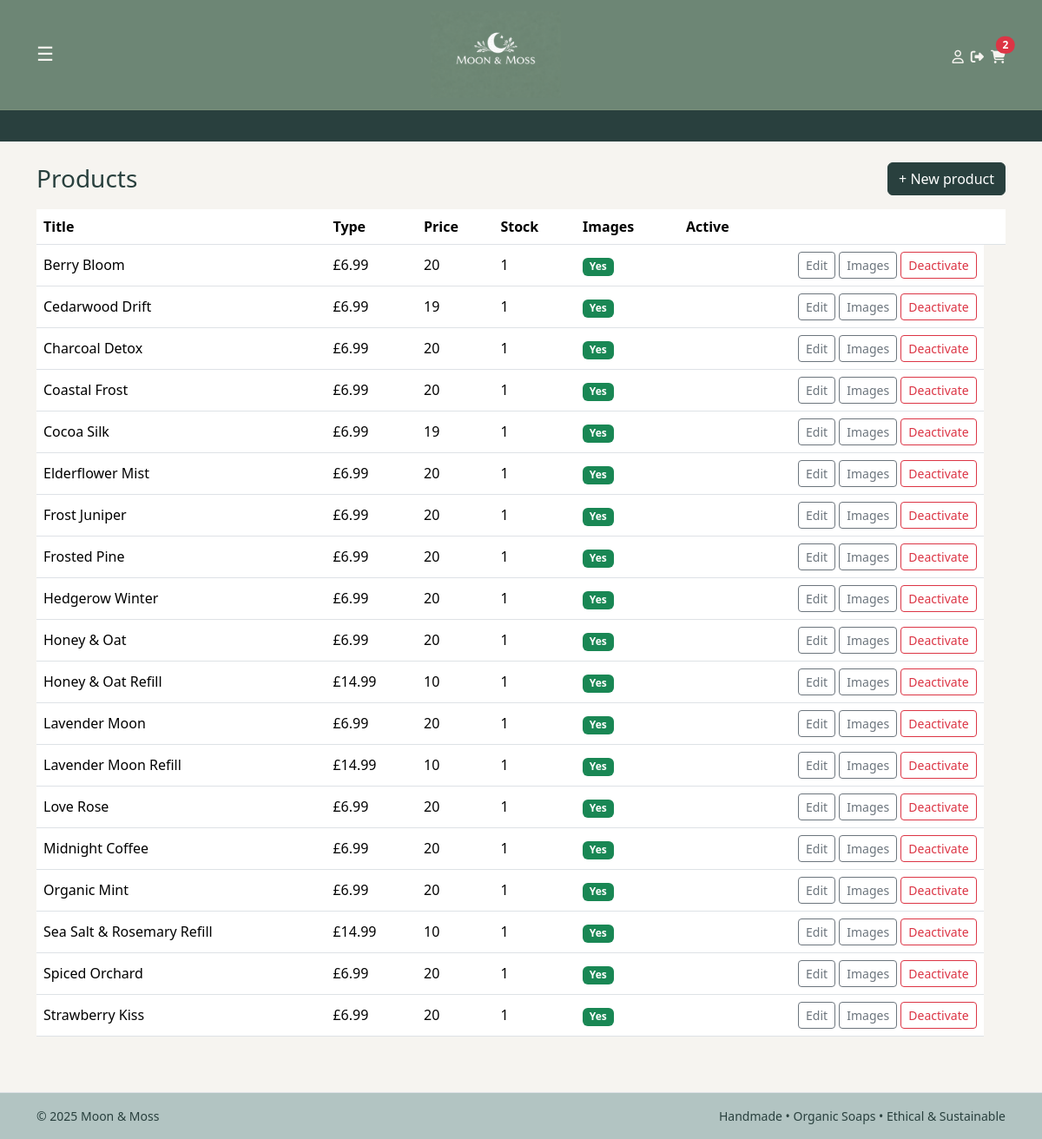
The page /owner/products/ (signed in) on the database its author committed.
### catalog/models.py (models this page shows, shortened)
class Product(models.Model):
    title = models.CharField(max_length=160)
    slug = models.SlugField(max_length=180, unique=True, blank=True)
    description = models.TextField(blank=True)
    scent = models.CharField(max_length=50, help_text="e.g. Lavender, Citrus")
    weight_g = models.PositiveIntegerField(help_text="Net weight in grams")
    price = models.DecimalField(max_digits=6, decimal_places=2)
    stock_qty = models.PositiveIntegerField(default=0)
    active = models.BooleanField(default=True)
    created_at = models.DateTimeField(auto_now_add=True)
    tags = models.CharField(
        max_length=250,
        blank=True,
        help_text="Comma-separated tags, e.g. winter, woody, refillable"
    )
    class Meta:
        ordering = ["title"]

### owner/views.py (the view)
# urls.py: path("owner/products/", views.products, name="owner_products"),
@staff_member_required
def products(request):
    qs = Product.objects.annotate(image_count=Count("images")).order_by("title")
    return render(request, "owner/products.html", {
        "products": qs,
        "LOW_STOCK_THRESHOLD": settings.LOW_STOCK_THRESHOLD,
    })

### cart/context_processors.py (called while the page is built)
def cart_count(request):
    cart = get_or_create_cart(request)
    try:
        count = sum(i.qty for i in cart.items.all())
    except Exception:
        count = 0
    return {"cart_count": count}

### cart/utils.py (called while the page is built)
def get_or_create_cart(request):
    if not request.session.session_key:
        request.session.create()
    request.session.set_expiry(60 * 60 * 24 * 14)
    session_key = request.session.session_key
    if request.user.is_authenticated:
        cart, _ = Cart.objects.get_or_create(
            user=request.user,
            defaults={"session_key": session_key},
        )
    else:
        cart, _ = Cart.objects.get_or_create(
            user=None,
            session_key=session_key,
        )
    return cart

### owner/templates/owner/products.html (shortened to what this page needs)
{% extends "base.html" %}
{% block content %}
<div class="d-flex justify-content-between align-items-center mb-3">
  <h1 class="h3 mb-0">Products</h1>
  <a class="btn btn-primary" href="{% url 'owner_product_create' %}">+ New product</a>
</div>
<div class="table-responsive">
  <table class="table align-middle">
    <thead>
      <tr>
        <th>Title</th>
        <th>Type</th>
        <th>Price</th>
        <th>Stock</th>
        <th>Images</th>
        <th>Active</th>
        <th></th>
      </tr>
    </thead>
    <tbody>
      {% for p in products %}
      <tr>
        <td>{{ p.title }}</td>
        <td>£{{ p.price }}</td>
        <td>{{ p.stock_qty }}</td>
        <td>{{ p.image_count }}</td>
        <td>
          {% if p.active %}
            <span class="badge text-bg-success">Yes</span>
          {% else %}
            <span class="badge text-bg-secondary">No</span>
          {% endif %}
        </td>
        <td class="text-end">
          <a class="btn btn-sm btn-outline-secondary" href="{% url 'owner_product_edit' p.pk %}">Edit</a>
          <a class="btn btn-sm btn-outline-secondary" href="{% url 'owner_product_images' p.pk %}">Images</a>
          <a class="btn btn-sm btn-outline-danger" href="{% url 'owner_product_toggle' p.pk %}">
            {% if p.active %}Deactivate{% else %}Activate{% endif %}
          </a>
        </td>
      </tr>
      {% endfor %}
    </tbody>
  </table>
</div>
{% endblock %}

### static/css/main.css (style rules this page uses)
body { background-color: #f6f4f0; color: #333333; font-family: system-ui, -apple-system, BlinkMacSystemFont, "Segoe UI", sans-serif; }
h1, .h1, h2, .h2, h3, .h3 { color: #29403e; }
a { color: #29403e; }
.btn-primary { background-color: #29403e; border-color: #29403e; }

### rows shown on the page
Product: title "Berry Bloom", price "6.99", stock_qty "20", image_count "1", active "Yes"
Product: title "Cedarwood Drift", price "6.99", stock_qty "19", image_count "1", active "Yes"
Product: title "Charcoal Detox", price "6.99", stock_qty "20", image_count "1", active "Yes"
Product: title "Coastal Frost", price "6.99", stock_qty "20", image_count "1", active "Yes"
Product: title "Cocoa Silk", price "6.99", stock_qty "19", image_count "1", active "Yes"
Product: title "Elderflower Mist", price "6.99", stock_qty "20", image_count "1", active "Yes"
Product: title "Frost Juniper", price "6.99", stock_qty "20", image_count "1", active "Yes"
Product: title "Frosted Pine", price "6.99", stock_qty "20", image_count "1", active "Yes"
Product: title "Hedgerow Winter", price "6.99", stock_qty "20", image_count "1", active "Yes"
Product: title "Honey & Oat", price "6.99", stock_qty "20", image_count "1", active "Yes"
Product: title "Honey & Oat Refill", price "14.99", stock_qty "10", image_count "1", active "Yes"
Product: title "Lavender Moon", price "6.99", stock_qty "20", image_count "1", active "Yes"
Product: title "Lavender Moon Refill", price "14.99", stock_qty "10", image_count "1", active "Yes"
Product: title "Love Rose", price "6.99", stock_qty "20", image_count "1", active "Yes"
Product: title "Midnight Coffee", price "6.99", stock_qty "20", image_count "1", active "Yes"
Product: title "Organic Mint", price "6.99", stock_qty "20", image_count "1", active "Yes"
Product: title "Sea Salt & Rosemary Refill", price "14.99", stock_qty "10", image_count "1", active "Yes"
Product: title "Spiced Orchard", price "6.99", stock_qty "20", image_count "1", active "Yes"
Product: title "Strawberry Kiss", price "6.99", stock_qty "20", image_count "1", active "Yes"

### other values the page prints
{{ cart_count|default:0 }} "2"
{{ now|default:"2025" }} "2025"
